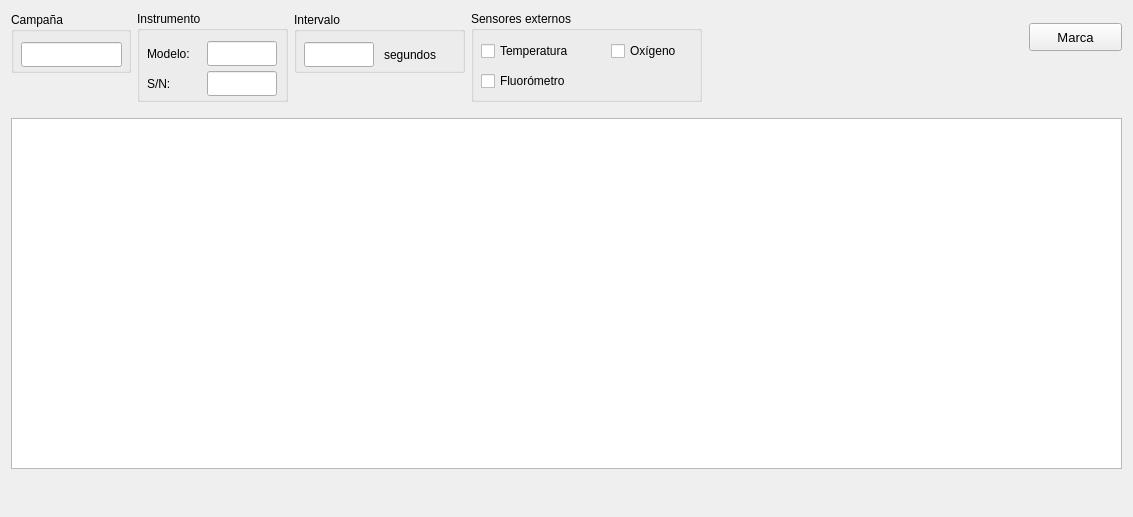
          <widget class="QWidget" name="tab_Datos">
           <attribute name="title">
            <string>Datos</string>
           </attribute>
           <layout class="QHBoxLayout" name="horizontalLayout_6">
            <item>
             <layout class="QVBoxLayout" name="verticalLayout_3">
              <item>
               <layout class="QHBoxLayout" name="horizontalLayout_4">
                <item>
                 <layout class="QHBoxLayout" name="horizontalLayout_3">
                  <item>
                   <layout class="QVBoxLayout" name="verticalLayout_8">
                    <item>
                     <widget class="QGroupBox" name="groupBox_14">
                      <property name="minimumSize">
                       <size>
                        <width>120</width>
                        <height>61</height>
                       </size>
                      </property>
                      <property name="maximumSize">
                       <size>
                        <width>120</width>
                        <height>61</height>
                       </size>
                      </property>
                      <property name="title">
                       <string>Campaña</string>
                      </property>
                      <widget class="QLineEdit" name="txt_Camp">
                       <property name="geometry">
                        <rect>
                         <x>10</x>
                         <y>30</y>
                         <width>101</width>
                         <height>25</height>
                        </rect>
                       </property>
                       <property name="text">
                        <string/>
                       </property>
                       <property name="readOnly">
                        <bool>true</bool>
                       </property>
                      </widget>
                     </widget>
                    </item>
                    <item>
                     <spacer name="verticalSpacer">
                      <property name="orientation">
                       <enum>Qt::Vertical</enum>
                      </property>
                      <property name="sizeType">
                       <enum>QSizePolicy::Ignored</enum>
                      </property>
                      <property name="sizeHint" stdset="0">
                       <size>
                        <width>108</width>
                        <height>38</height>
                       </size>
                      </property>
                     </spacer>
                    </item>
                   </layout>
                  </item>
                  <item>
                   <layout class="QVBoxLayout" name="verticalLayout_5">
                    <item>
                     <widget class="QGroupBox" name="groupBox_2">
                      <property name="minimumSize">
                       <size>
                        <width>151</width>
                        <height>91</height>
                       </size>
                      </property>
                      <property name="maximumSize">
                       <size>
                        <width>151</width>
                        <height>91</height>
                       </size>
                      </property>
                      <property name="title">
                       <string>Instrumento</string>
                      </property>
                      <widget class="QLabel" name="label_38">
                       <property name="geometry">
                        <rect>
                         <x>10</x>
                         <y>30</y>
                         <width>60</width>
                         <height>25</height>
                        </rect>
                       </property>
                       <property name="minimumSize">
                        <size>
                         <width>60</width>
                         <height>25</height>
                        </size>
                       </property>
                       <property name="maximumSize">
                        <size>
                         <width>60</width>
                         <height>25</height>
                        </size>
                       </property>
                       <property name="text">
                        <string>Modelo:</string>
                       </property>
                      </widget>
                      <widget class="QLineEdit" name="txt_Inst_Modelo">
                       <property name="geometry">
                        <rect>
                         <x>70</x>
                         <y>30</y>
                         <width>70</width>
                         <height>25</height>
                        </rect>
                       </property>
                       <property name="text">
                        <string/>
                       </property>
                       <property name="readOnly">
                        <bool>true</bool>
                       </property>
                      </widget>
                      <widget class="QLineEdit" name="txt_Inst_SN">
                       <property name="geometry">
                        <rect>
                         <x>70</x>
                         <y>60</y>
                         <width>70</width>
                         <height>25</height>
                        </rect>
                       </property>
                       <property name="text">
                        <string/>
                       </property>
                       <property name="readOnly">
                        <bool>true</bool>
                       </property>
                      </widget>
                      <widget class="QLabel" name="label_28">
                       <property name="geometry">
                        <rect>
                         <x>10</x>
                         <y>60</y>
                         <width>30</width>
                         <height>25</height>
                        </rect>
                       </property>
                       <property name="minimumSize">
                        <size>
                         <width>30</width>
                         <height>25</height>
                        </size>
                       </property>
                       <property name="maximumSize">
                        <size>
                         <width>30</width>
                         <height>25</height>
                        </size>
                       </property>
                       <property name="text">
                        <string>S/N:</string>
                       </property>
                      </widget>
                     </widget>
                    </item>
                    <item>
                     <spacer name="verticalSpacer_4">
                      <property name="orientation">
                       <enum>Qt::Vertical</enum>
                      </property>
                      <property name="sizeType">
                       <enum>QSizePolicy::Ignored</enum>
                      </property>
                      <property name="sizeHint" stdset="0">
                       <size>
                        <width>20</width>
                        <height>10</height>
                       </size>
                      </property>
                     </spacer>
                    </item>
                   </layout>
                  </item>
                  <item>
                   <layout class="QVBoxLayout" name="verticalLayout_4">
                    <item>
                     <widget class="QGroupBox" name="groupBox_3">
                      <property name="minimumSize">
                       <size>
                        <width>171</width>
                        <height>61</height>
                       </size>
                      </property>
                      <property name="maximumSize">
                       <size>
                        <width>171</width>
                        <height>61</height>
                       </size>
                      </property>
                      <property name="title">
                       <string>Intervalo</string>
                      </property>
                      <widget class="QLineEdit" name="txt_Inst_Intervalo">
                       <property name="geometry">
                        <rect>
                         <x>10</x>
                         <y>30</y>
                         <width>70</width>
                         <height>25</height>
                        </rect>
                       </property>
                       <property name="text">
                        <string/>
                       </property>
                       <property name="readOnly">
                        <bool>true</bool>
                       </property>
                      </widget>
                      <widget class="QLabel" name="label_40">
                       <property name="geometry">
                        <rect>
                         <x>90</x>
                         <y>30</y>
                         <width>70</width>
                         <height>25</height>
                        </rect>
                       </property>
                       <property name="minimumSize">
                        <size>
                         <width>70</width>
                         <height>25</height>
                        </size>
                       </property>
                       <property name="maximumSize">
                        <size>
                         <width>70</width>
                         <height>25</height>
                        </size>
                       </property>
                       <property name="text">
                        <string>segundos</string>
                       </property>
                      </widget>
                     </widget>
                    </item>
                    <item>
                     <spacer name="verticalSpacer_2">
                      <property name="orientation">
                       <enum>Qt::Vertical</enum>
                      </property>
                      <property name="sizeType">
                       <enum>QSizePolicy::Ignored</enum>
                      </property>
                      <property name="sizeHint" stdset="0">
                       <size>
                        <width>17</width>
                        <height>38</height>
                       </size>
                      </property>
                     </spacer>
                    </item>
                   </layout>
                  </item>
                  <item>
                   <layout class="QVBoxLayout" name="verticalLayout_9">
                    <item>
                     <widget class="QGroupBox" name="groupBox_15">
                      <property name="minimumSize">
                       <size>
                        <width>231</width>
                        <height>91</height>
                       </size>
                      </property>
                      <property name="maximumSize">
                       <size>
                        <width>231</width>
                        <height>91</height>
                       </size>
                      </property>
                      <property name="styleSheet">
                       <string notr="true"/>
                      </property>
                      <property name="title">
                       <string>Sensores externos</string>
                      </property>
                      <property name="flat">
                       <bool>false</bool>
                      </property>
                      <property name="checkable">
                       <bool>false</bool>
                      </property>
                      <widget class="QCheckBox" name="chkbox_Temp">
                       <property name="geometry">
                        <rect>
                         <x>10</x>
                         <y>30</y>
                         <width>121</width>
                         <height>20</height>
                        </rect>
                       </property>
                       <property name="text">
                        <string>Temperatura</string>
                       </property>
                       <property name="checkable">
                        <bool>true</bool>
                       </property>
                      </widget>
                      <widget class="QCheckBox" name="chkbox_Fl">
                       <property name="geometry">
                        <rect>
                         <x>10</x>
                         <y>60</y>
                         <width>121</width>
                         <height>20</height>
                        </rect>
                       </property>
                       <property name="text">
                        <string>Fluorómetro</string>
                       </property>
                       <property name="checkable">
                        <bool>true</bool>
                       </property>
                      </widget>
                      <widget class="QCheckBox" name="chkbox_Ox">
                       <property name="geometry">
                        <rect>
                         <x>140</x>
                         <y>30</y>
                         <width>101</width>
                         <height>20</height>
                        </rect>
                       </property>
                       <property name="text">
                        <string>Oxígeno</string>
                       </property>
                       <property name="checkable">
                        <bool>true</bool>
                       </property>
                      </widget>
                     </widget>
                    </item>
                    <item>
                     <spacer name="verticalSpacer_5">
                      <property name="orientation">
                       <enum>Qt::Vertical</enum>
                      </property>
                      <property name="sizeType">
                       <enum>QSizePolicy::Ignored</enum>
                      </property>
                      <property name="sizeHint" stdset="0">
                       <size>
                        <width>20</width>
                        <height>10</height>
                       </size>
                      </property>
                     </spacer>
                    </item>
                   </layout>
                  </item>
                 </layout>
                </item>
                <item>
                 <spacer name="horizontalSpacer_2">
                  <property name="orientation">
                   <enum>Qt::Horizontal</enum>
                  </property>
                  <property name="sizeHint" stdset="0">
                   <size>
                    <width>288</width>
                    <height>78</height>
                   </size>
                  </property>
                 </spacer>
                </item>
                <item>
                 <layout class="QVBoxLayout" name="verticalLayout_6">
                  <item>
                   <widget class="QPushButton" name="btn_Mrk">
                    <property name="minimumSize">
                     <size>
                      <width>93</width>
                      <height>28</height>
                     </size>
                    </property>
                    <property name="maximumSize">
                     <size>
                      <width>93</width>
                      <height>28</height>
                     </size>
                    </property>
                    <property name="font">
                     <font>
                      <pointsize>10</pointsize>
                     </font>
                    </property>
                    <property name="styleSheet">
                     <string notr="true"/>
                    </property>
                    <property name="text">
                     <string>Marca</string>
                    </property>
                    <property name="checkable">
                     <bool>false</bool>
                    </property>
                    <property name="checked">
                     <bool>false</bool>
                    </property>
                    <property name="flat">
                     <bool>false</bool>
                    </property>
                   </widget>
                  </item>
                  <item>
                   <spacer name="verticalSpacer_3">
                    <property name="orientation">
                     <enum>Qt::Vertical</enum>
                    </property>
                    <property name="sizeType">
                     <enum>QSizePolicy::Ignored</enum>
                    </property>
                    <property name="sizeHint" stdset="0">
                     <size>
                      <width>20</width>
                      <height>48</height>
                     </size>
                    </property>
                   </spacer>
                  </item>
                 </layout>
                </item>
               </layout>
              </item>
              <item>
               <layout class="QVBoxLayout" name="verticalLayout_7">
                <item>
                 <widget class="QTableWidget" name="tbl_Data">
                  <property name="minimumSize">
                   <size>
                    <width>1111</width>
                    <height>351</height>
                   </size>
                  </property>
                  <property name="frameShape">
                   <enum>QFrame::StyledPanel</enum>
                  </property>
                  <property name="frameShadow">
                   <enum>QFrame::Plain</enum>
                  </property>
                  <property name="autoScrollMargin">
                   <number>3</number>
                  </property>
                  <property name="editTriggers">
                   <set>QAbstractItemView::NoEditTriggers</set>
                  </property>
                  <property name="tabKeyNavigation">
                   <bool>false</bool>
                  </property>
                  <property name="showDropIndicator" stdset="0">
                   <bool>false</bool>
                  </property>
                  <property name="dragEnabled">
                   <bool>false</bool>
                  </property>
                  <property name="dragDropOverwriteMode">
                   <bool>false</bool>
                  </property>
                  <property name="alternatingRowColors">
                   <bool>true</bool>
                  </property>
                  <property name="selectionBehavior">
                   <enum>QAbstractItemView::SelectRows</enum>
                  </property>
                  <property name="showGrid">
                   <bool>true</bool>
                  </property>
                  <property name="gridStyle">
                   <enum>Qt::SolidLine</enum>
                  </property>
                  <property name="rowCount">
                   <number>0</number>
                  </property>
                  <property name="columnCount">
                   <number>12</number>
                  </property>
                  <attribute name="horizontalHeaderVisible">
                   <bool>false</bool>
                  </attribute>
                  <attribute name="horizontalHeaderCascadingSectionResizes">
                   <bool>false</bool>
                  </attribute>
                  <attribute name="horizontalHeaderDefaultSectionSize">
                   <number>90</number>
                  </attribute>
                  <attribute name="horizontalHeaderMinimumSectionSize">
                   <number>90</number>
                  </attribute>
                  <attribute name="horizontalHeaderShowSortIndicator" stdset="0">
                   <bool>false</bool>
                  </attribute>
                  <attribute name="verticalHeaderDefaultSectionSize">
                   <number>23</number>
                  </attribute>
                  <attribute name="verticalHeaderMinimumSectionSize">
                   <number>23</number>
                  </attribute>
                  <attribute name="verticalHeaderShowSortIndicator" stdset="0">
                   <bool>true</bool>
                  </attribute>
                  <column>
                   <property name="text">
                    <string>fecha</string>
                   </property>
                  </column>
                  <column>
                   <property name="text">
                    <string>hora</string>
                   </property>
                  </column>
                  <column>
                   <property name="text">
                    <string>lat</string>
                   </property>
                  </column>
                  <column>
                   <property name="text">
                    <string>lon</string>
                   </property>
                  </column>
                  <column>
                   <property name="text">
                    <string>Temp1</string>
                   </property>
                  </column>
                  <column>
                   <property name="text">
                    <string>cond</string>
                   </property>
                  </column>
                  <column>
                   <property name="text">
                    <string>salinidad</string>
                   </property>
                  </column>
                  <column>
                   <property name="text">
                    <string>temp2</string>
                   </property>
                  </column>
                  <column>
                   <property name="text">
                    <string>Counts</string>
                   </property>
                  </column>
                  <column>
                   <property name="text">
                    <string>CHL</string>
                   </property>
                  </column>
                  <column>
                   <property name="text">
                    <string>Oxig</string>
                   </property>
                  </column>
                  <column>
                   <property name="text">
                    <string>SV</string>
                   </property>
                  </column>
                 </widget>
                </item>
                <item>
                 <widget class="QLabel" name="textEdit_3">
                  <property name="minimumSize">
                   <size>
                    <width>1111</width>
                    <height>31</height>
                   </size>
                  </property>
                  <property name="maximumSize">
                   <size>
                    <width>31</width>
                    <height>16777215</height>
                   </size>
                  </property>
                  <property name="text">
                   <string/>
                  </property>
                 </widget>
                </item>
               </layout>
              </item>
             </layout>
            </item>
           </layout>
          </widget>
